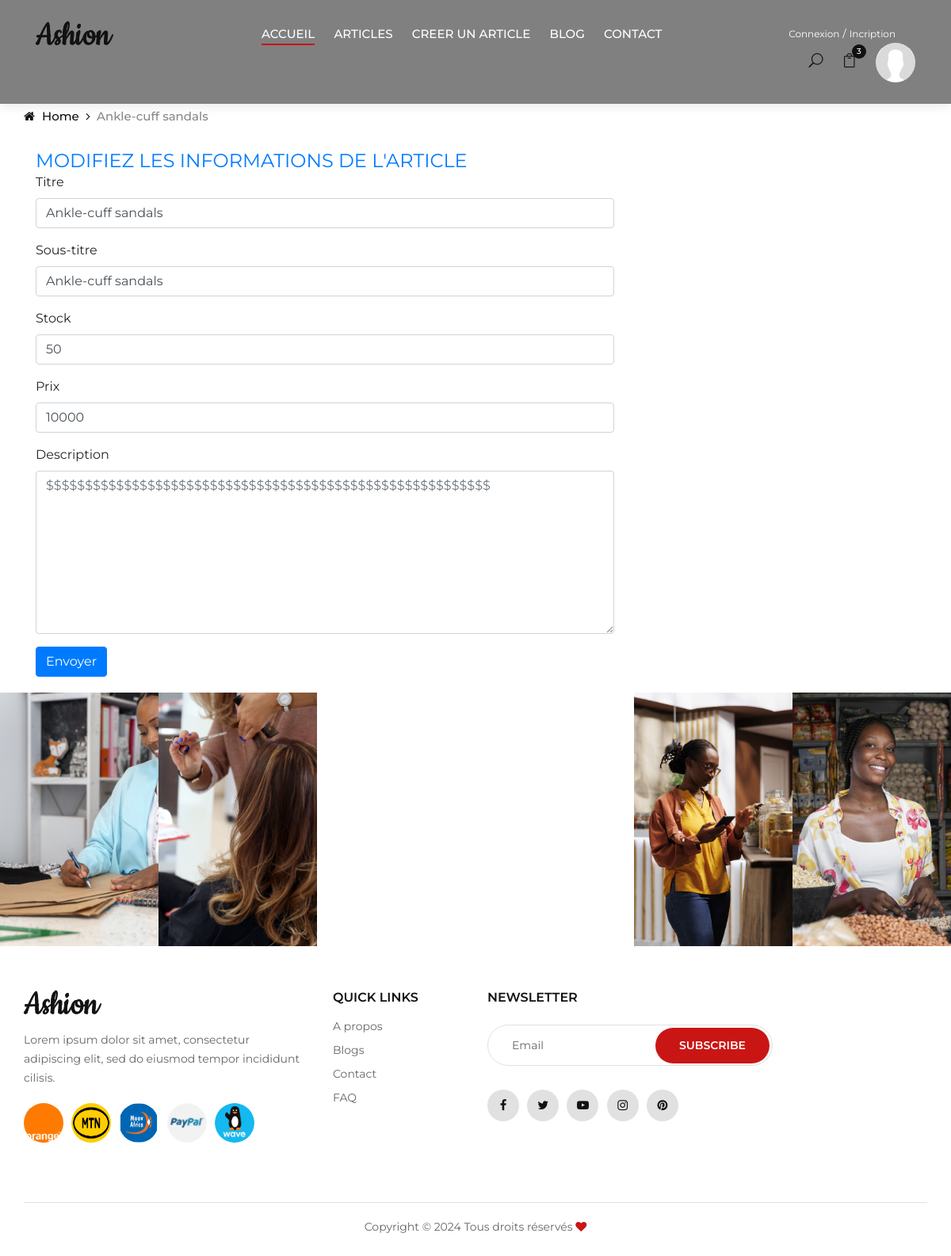
Screenshot of /edit.php?id=38 with the database file from the repository.
### tables this page shows
CREATE TABLE `article` (
  `id` int(11) NOT NULL,
  `category_id` int(11) DEFAULT NULL,
  `title` varchar(50) NOT NULL,
  `subtitle` varchar(50) NOT NULL,
  `stock` int(100) NOT NULL,
  `description` text NOT NULL,
  `image` longtext DEFAULT NULL,
  `prix` int(255) NOT NULL
);

### edit.php (the view, shortened to what this page needs)
<?php
require "config.php";
?>
<!DOCTYPE html>
<html lang="fr">
<head>
    <link rel="stylesheet" href="css/bootstrap.min.css" type="text/css">
    <link rel="stylesheet" href="css/font-awesome.min.css" type="text/css">
    <link rel="stylesheet" href="css/elegant-icons.css" type="text/css">
    <link rel="stylesheet" href="css/jquery-ui.min.css" type="text/css">
    <link rel="stylesheet" href="css/magnific-popup.css" type="text/css">
    <link rel="stylesheet" href="css/owl.carousel.min.css" type="text/css">
    <link rel="stylesheet" href="css/slicknav.min.css" type="text/css">
    <link rel="stylesheet" href="css/style.css" type="text/css">
</head>
  <body>
  <?php include "base/header.php"; ?>
  <?php
    $id = $_GET['id'];
    $recupProduct = $bdd->prepare("SELECT * FROM article WHERE id = ?");
    $recupProduct->execute(array($id));
    $article = $recupProduct->fetch();
   ?>
<div class="breadcrumb-option" style="margin-top:100px">
    <div class="container">
        <div class="row">
            <div class="col-lg-12">
                <div class="breadcrumb__links">
                    <a href="{{route('recherche.artisans')}}"><i class="fa fa-home"></i> Home</a>
                    <span><?= $article['title'] ?></span>
                </div>
            </div>
        </div>
    </div>
</div>
    <div class="container" style="margin: 30px auto 20px auto">
        <div class="col col-lg-8">
            <h4 class="text-primary">MODIFIEZ LES INFORMATIONS DE L'ARTICLE</h4>
            <form action="" method="post" enctype="multipart/form-data">
                <div class="form-group">
                    <label for="">Titre</label>
                    <input type="text" value="<?= $article['title'] ?>" name="title" class="form-control">
                </div>
                <div class="form-group">
                    <label for="">Sous-titre</label>
                    <input type="text" value="<?= $article['subtitle'] ?>" value="" name="subtitle" class="form-control">
                </div>
                <div class="form-group">
                    <label for="">Stock</label>
                    <input type="number" value="<?= $article['stock'] ?>" name="stock" class="form-control">
                </div>
                <div class="form-group">
                    <label for="">Prix</label>
                    <input type="number" value="<?= $article['prix'] ?>" name="prix" class="form-control">
                </div>
                <div class="form-group">
                    <label for="">Description</label>
                    <textarea name="description" id="" cols="30" rows="8" class="form-control" placeholder="<?= $article['description'] ?>"></textarea>
                </div>
                <button type="submit" class="btn btn-primary" name="valider">Envoyer</button>
            </form>
        </div>
    </div>
    <?php include "base/footer.php" ?>
  </body>
</html>

### css/style.css (style rules this page uses)
html, body { height: 100%; font-family: "Montserrat", sans-serif; -webkit-font-smoothing: antialiased; }
h1, h2, h3, h4, h5, h6 { margin: 0; color: #111111; font-weight: 400; font-family: "Montserrat", sans-serif; }
h4 { font-size: 24px; }
.breadcrumb-option { padding-top: 35px; }
.breadcrumb__links a { font-size: 15px; font-weight: 500; color: #111111; margin-right: 18px; display: inline-block; position: relative; }
.breadcrumb__links a:after { position: absolute; right: -14px; top: 0; content: ""; font-family: "FontAwesome"; }
.breadcrumb__links a i { margin-right: 5px; }
.breadcrumb__links span { font-size: 15px; font-weight: 500; color: #888888; display: inline-block; }
@media only screen and (min-width: 1200px) { .container { max-width: 1170px; } }

### rows the page displays
article: title "Ankle-cuff sandals", subtitle "Ankle-cuff sandals", stock "50", prix "10000", description "$$$$$$$$$$$$$$$$$$$$$$$$$$$$$$$$$$$$$$$$$$$$$$$$$$$$$$$$$"

### other values shown
count($c) "3"
